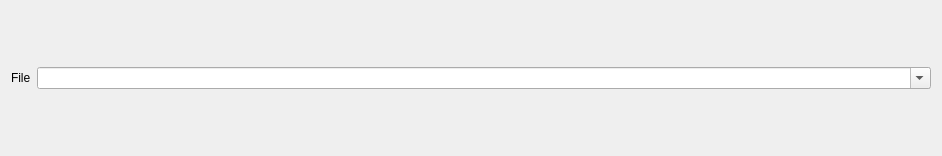
<?xml version="1.0" encoding="UTF-8"?>
<ui version="4.0">
 <class>Navigator</class>
 <widget class="QWidget" name="Navigator">
  <property name="geometry">
   <rect>
    <x>0</x>
    <y>0</y>
    <width>942</width>
    <height>156</height>
   </rect>
  </property>
  <property name="windowTitle">
   <string>Form</string>
  </property>
  <layout class="QHBoxLayout" name="horizontalLayout">
   <item>
    <widget class="QLabel" name="label">
     <property name="text">
      <string>File</string>
     </property>
    </widget>
   </item>
   <item>
    <widget class="QComboBox" name="comboBox">
     <property name="sizePolicy">
      <sizepolicy hsizetype="Expanding" vsizetype="Fixed">
       <horstretch>0</horstretch>
       <verstretch>0</verstretch>
      </sizepolicy>
     </property>
     <property name="editable">
      <bool>true</bool>
     </property>
    </widget>
   </item>
  </layout>
 </widget>
 <resources/>
 <connections/>
</ui>
